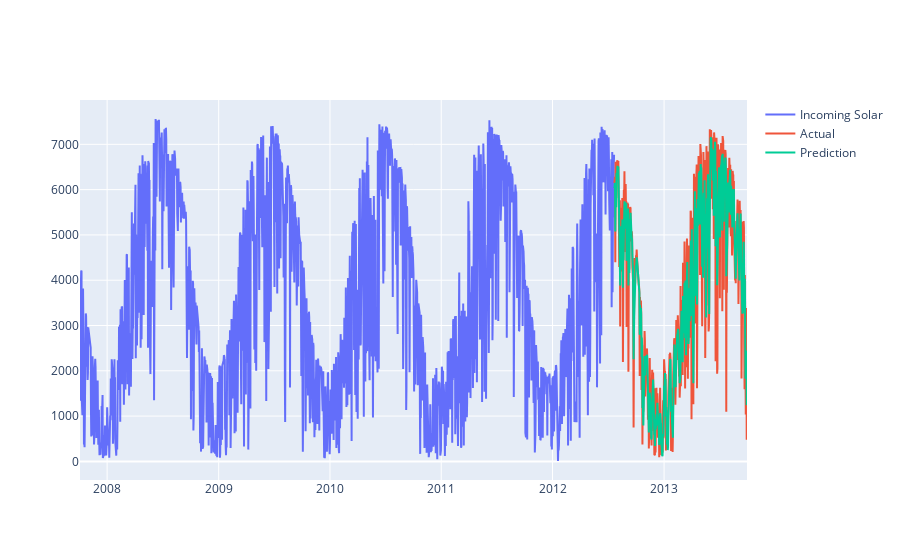

Notebook code cell kept with this figure:
### Code cell
pred = scaler.inverse_transform(np.concatenate([X_test.detach().numpy().squeeze(), y_pred.detach().numpy().reshape(-1,1)], axis=1))
fig = go.Figure()
fig.add_trace(go.Scatter(x=data.index[:train.shape[0]], y=data.iloc[:train.shape[0]]["var1(t)"], name="Incoming Solar"))
fig.add_trace(go.Scatter(x=data.index[train.shape[0]:], y=data.iloc[train.shape[0]:]["var1(t)"], name="Actual"))
fig.add_trace(go.Scatter(x=data.index[train.shape[0]:], y=y_original[:], name="Prediction"))

fig.show()

### Figure 1 — Plotly figure (JSON) as saved in the notebook; plotly's stock layout.template omitted (floating-point values rounded to 4 significant figures; data arrays with more than 128 entries replaced by an {"elided": "..."} marker saying what was removed)
{"data": [{"name": "Incoming Solar", "type": "scatter", "x": {"elided": "1753 str values"}, "y": {"elided": "1753 float values"}}, {"name": "Actual", "type": "scatter", "x": {"elided": "436 str values"}, "y": {"elided": "436 float values"}}, {"name": "Prediction", "type": "scatter", "x": {"elided": "436 str values"}, "y": {"elided": "435 float values"}}], "layout": {}}
